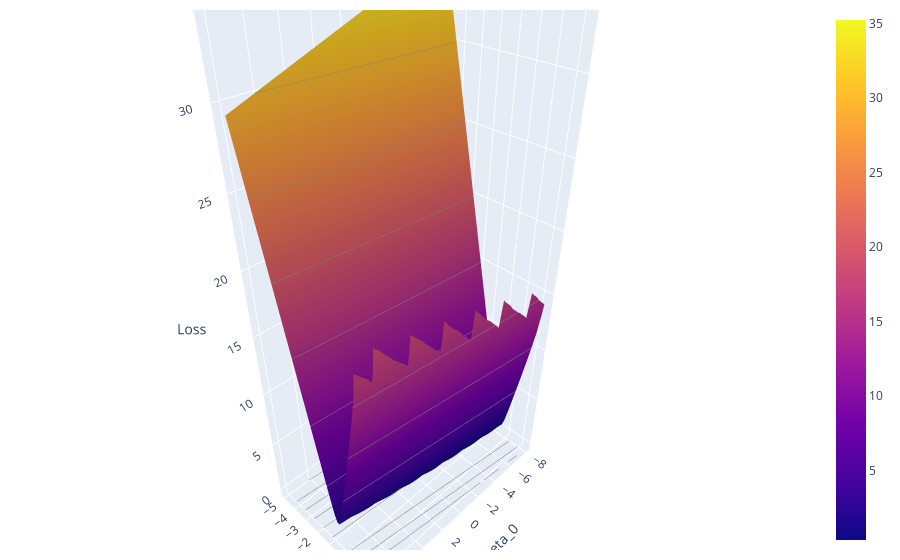

Notebook code cell kept with this figure:
### Markdown cell above
<br/>

Below is an interactive plot showing the average training cross-entropy loss for various values of $\theta_0$ and $\theta_1$ (respectively x and y axis in the plot). You may receive a `Javascript Error: Something went wrong with axis scaling` error. If your image does not show up, there are two potential workarounds: (1) run the following cell below to generate a static version of the plot and check out the interactive plot in the walkthrough video, or (2) restart your kernel (upper left menu -> `Kernel` -> `Restart Kernel and Run up to Selected Cell...`).

### Code cell
# Run this cell to create the plotly visualization. 
# If this gives a  Javascript Error, run the cell below instead. 
with np.errstate(invalid='ignore', divide='ignore'):
    uvalues = np.linspace(-8,8,70)
    vvalues = np.linspace(-5,5,70)
    (u,v) = np.meshgrid(uvalues, vvalues)
    thetas = np.vstack((u.flatten(),v.flatten()))
    lr_avg_loss_values = np.array([lr_avg_loss(t, X_intercept_train, Y_train) for t in thetas.T])
    lr_loss_surface = go.Surface(name="Logistic Regression Loss",
            x=u, y=v, z=np.reshape(lr_avg_loss_values,(len(uvalues), len(vvalues))),
            contours=dict(z=dict(show=True, color="gray", project=dict(z=True)))
        )
    fig = go.Figure(data=[lr_loss_surface])
    fig.update_layout(
        scene = dict(
            xaxis_title='theta_0',
            yaxis_title='theta_1',
            zaxis_title='Loss'),
            width=700,
            margin=dict(r=20, l=10, b=10, t=10))
    py.iplot(fig)

### Figure 1 — Plotly figure (JSON) as saved in the notebook; plotly's stock layout.template omitted (floating-point values rounded to 4 significant figures; data arrays with more than 128 entries replaced by an {"elided": "..."} marker saying what was removed)
{"data": [{"contours": {"z": {"color": "gray", "project": {"z": true}, "show": true}}, "name": "Logistic Regression Loss", "type": "surface", "x": {"elided": "70x70 float values"}, "y": {"elided": "70x70 float values"}, "z": {"elided": "70x70 float values"}}], "layout": {"autosize": true, "margin": {"b": 10, "l": 10, "r": 20, "t": 10}, "scene": {"aspectmode": "auto", "aspectratio": {"x": 0.9019, "y": 0.5637, "z": 1.967}, "xaxis": {"title": {"text": "theta_0"}, "type": "linear"}, "yaxis": {"title": {"text": "theta_1"}, "type": "linear"}, "zaxis": {"title": {"text": "Loss"}, "type": "linear"}}}}
